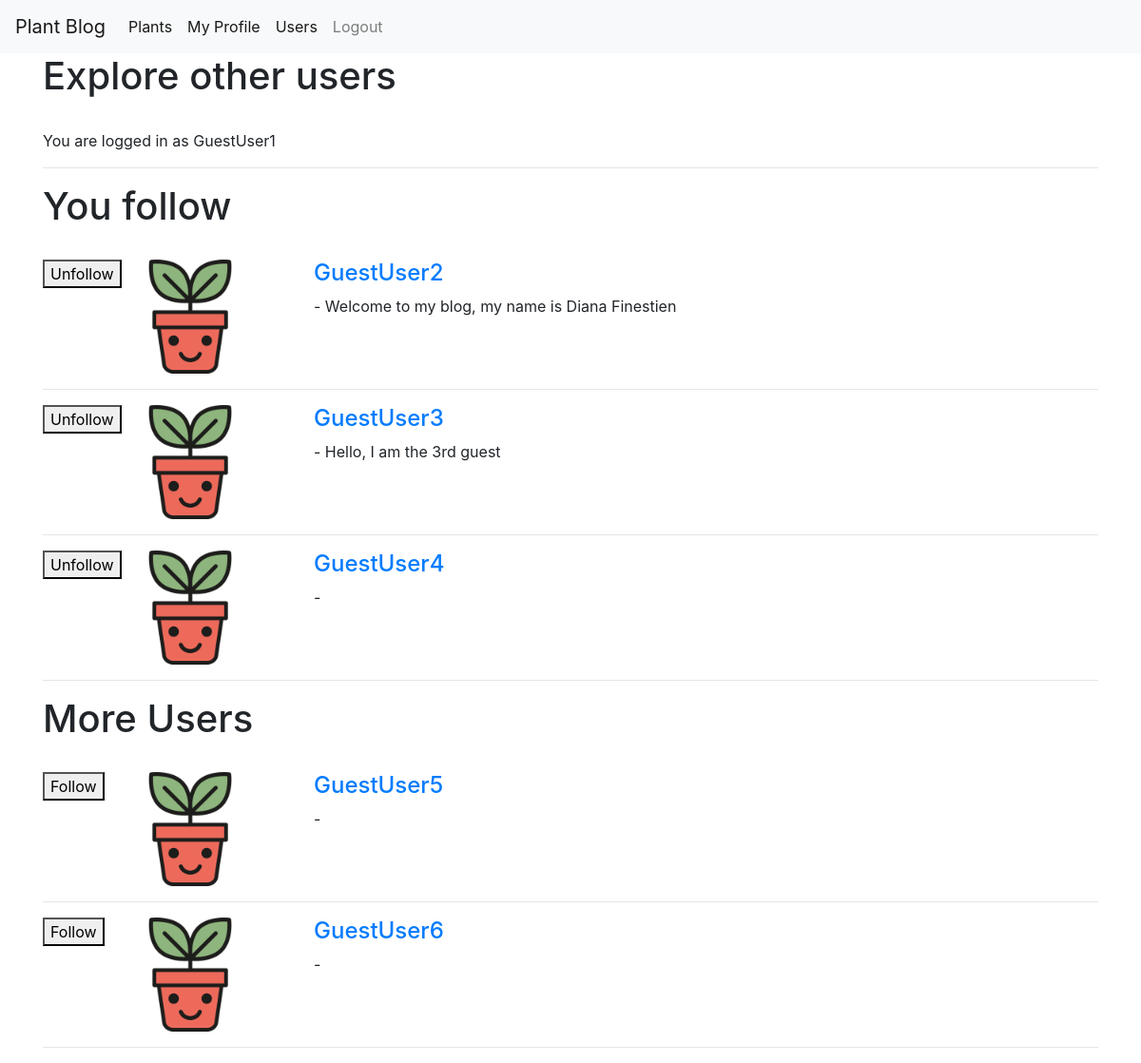
The page /profiles/user_index (signed in) on the database its author committed.
### profiles/models.py (models this page shows, shortened)
class UserProfile(models.Model):
  user = models.OneToOneField(User, unique=True, on_delete=models.CASCADE, primary_key=True)
  profile_image = models.ImageField(default='default_profile.jpg', upload_to='profile_images', blank=True)
  about = models.CharField(max_length=600, default='', blank=True)
  zipcode = models.CharField(max_length=5, default='', blank=True)
  requires_comment_validation = models.BooleanField(default=False)
  following = models.ManyToManyField('self', through='FollowedUser', symmetrical=False, related_name='is_following')
  def __str__(self):
    return f'{self.user.username}'

### profiles/views.py (the view)
# urls.py: path('user_index', views.UserIndex.as_view(), name='user_index'),
class UserIndex(generic.ListView):
  model = UserProfile
  template_name = 'profiles/user_index.html'
  def get_context_data(self, **kwargs):
    context = super().get_context_data(**kwargs)
    user_profile = get_object_or_404(UserProfile, user=self.request.user)
    context['users'] = UserProfile.objects.exclude(user__in=user_profile.following.all()).exclude(user=self.request.user)
    context['following'] = user_profile.following
    return context

### profiles/templates/profiles/user_index.html
{% extends "base.html" %}
{% block content %}
  <h1> Explore other users </h1> <br>
    {% if user.is_authenticated %}
      You are logged in as {{ user }} <br>
    {% endif %}
  <hr>
  <h1> You follow </h1> <br>
  {% for fuser in following.all %}
    <div class="row">
      <div class="col-md-1">
        <button href="#" data-id="{{ user.id }}" data-action="unfollow" class="follow button">Unfollow</button>
      </div>
      <div class="col-md-2">
        <div class="media">
          <img src="{{ fuser.profile_image.url }}" style="width:120px;height:120px;"> <br>
        </div>
      </div>
      <div class="col-md-9">
        <a href="{% url 'profiles:profile' pk=fuser.user.id %}"> <h4> {{ fuser }} </h4></a> - {{ fuser.about }}
      </div>
    </div><hr>
  {% endfor %}
  <h1> More Users </h1> <br>
    {% for other_users in users %}
    <div class="row">
      <div class="col-md-1">
        <button> Follow </button>
      </div>
      <div class="col-md-2">
        <div class="media">
          <img src="{{ other_users.profile_image.url }}" style="width:120px;height:120px;"> <br>
        </div>
      </div>
      <div class="col-md-9">
        <a href="{% url 'profiles:profile' pk=other_users.user.id %}"> <h4> {{ other_users.user.username }}</h4></a> - {{ other_users.about }}
      </div>
    </div><hr>
  {% endfor %}
{% endblock %}

### templates/base.html (shortened to what this page needs)
{% load static %}
<html>
<head>
    <link rel="stylesheet" href="{% static 'main.css' %}">
    <link rel="stylesheet" href="https://maxcdn.bootstrapcdn.com/bootstrap/4.0.0/css/bootstrap.min.css">
</head>
<body>
<nav class="navbar navbar-expand-lg navbar-light bg-light">
  <a class="navbar-brand" href="#">Plant Blog</a>
  <div class="collapse navbar-collapse" id="navbarNav">
    <ul class="navbar-nav">
        <a class="nav-item nav-link active" href="{% url 'plants:home' %}">Plants</a>
        {% if user.is_authenticated %}
        <a class="nav-item nav-link active" href="{% url 'profiles:redirect_home' %}">My Profile</a>
        <a class="nav-item nav-link active" href="{% url 'profiles:user_index' %}">Users</a>
        <a class="nav-item nav-link" href="{% url 'profiles:logout' %}">Logout</a>
        {% else %}
        <a class="nav-item nav-link active" href="{% url 'profiles:login' %}">Login</a>
        <a class="nav-item nav-link active" href="{% url 'profiles:register' %}">Register</a>
        {% endif %}
    </ul>
  </div>
</nav>
<main role="main" class="container">
      {% block content %}
      {% endblock %}
</main>
</body>
</html>

### static/main.css (style rules this page uses)
h2, h3, h4, h5, h6 { color: green; }
body { background: green; color: green; margin-top: 5rem; }

### rows shown on the page
UserProfile: profile_image (placeholder picture), user_id.username "GuestUser2", about "Welcome to my blog, my name is Diana Finestien"
UserProfile: profile_image (placeholder picture), user_id.username "GuestUser3", about "Hello, I am the 3rd guest"
UserProfile: profile_image (placeholder picture), user_id.username "GuestUser4"
UserProfile: profile_image (placeholder picture), user.username "GuestUser5"
UserProfile: profile_image (placeholder picture), user.username "GuestUser6"

### other values the page prints
{{ user }} "GuestUser1"
